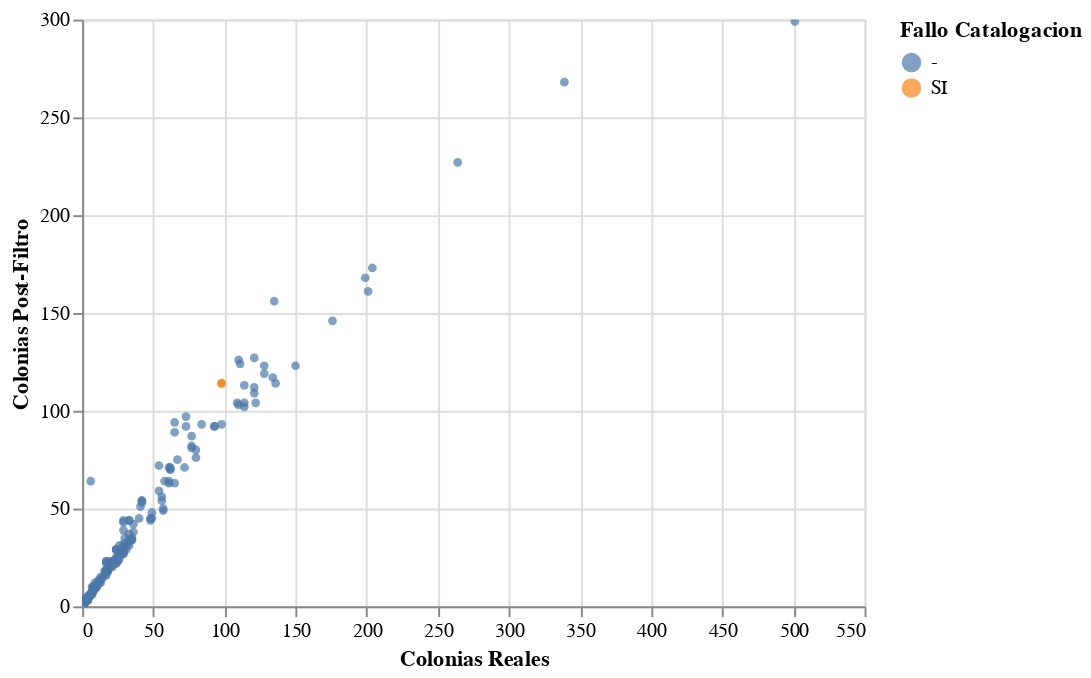

Here is the notebook cell this chart was saved with:
### Code cell
#@title #### PREDICHAS VS REALIDAD
plt.figure(figsize=(10,10))
plt.grid()
plt.title(f"Nº Colonias (Error: {error_media:.2f} %)",fontsize=20)
plt.suptitle(f"Long.Dataset: {num_train} - MAE: {MAE:.2f} - Nº Epocas: {n_epochs}", fontsize=10)
plt.xlabel("Realidad",fontsize=18)
plt.ylabel("Predichas",fontsize=18)
plt.scatter(colonias_true_v,colonias_pred_v,s=15,label="Sin filtrar")
plt.scatter(colonias_true_v,colonias_pred_filt_v,s=15,c='r',label="Filtradas")
plt.legend()
maximo= max([max(colonias_true_v),max(colonias_pred_v)])
plt.plot([0, maximo], [0, maximo], '--k')

import altair as alt
alt.Chart(df_colonias).mark_circle(size=20).encode(
    x='Colonias Reales',
    y='Colonias Post-Filtro',
    color='Fallo Catalogacion',
    tooltip=['Fallo Catalogacion','Colonias Post-Filtro','Colonias Reales','Nombre imagen']
).interactive()

### Figure 1 — Vega-Lite specification as saved in the notebook (floating-point values rounded to 4 significant figures; data arrays with more than 128 entries replaced by an {"elided": "..."} marker saying what was removed)
{"config": {"view": {"continuousWidth": 400, "continuousHeight": 300}}, "data": {"name": "data-b991a3726581bc3ac253ca596b1a0aad"}, "mark": {"type": "circle", "size": 20}, "encoding": {"color": {"type": "nominal", "field": "Fallo Catalogacion"}, "tooltip": [{"type": "nominal", "field": "Fallo Catalogacion"}, {"type": "quantitative", "field": "Colonias Post-Filtro"}, {"type": "quantitative", "field": "Colonias Reales"}, {"type": "nominal", "field": "Nombre imagen"}], "x": {"type": "quantitative", "field": "Colonias Reales"}, "y": {"type": "quantitative", "field": "Colonias Post-Filtro"}}, "selection": {"selector017": {"type": "interval", "bind": "scales", "encodings": ["x", "y"]}}, "$schema": "https://vega.github.io/schema/vega-lite/v4.8.1.json", "datasets": {"data-b991a3726581bc3ac253ca596b1a0aad": {"elided": "264 records"}}}
